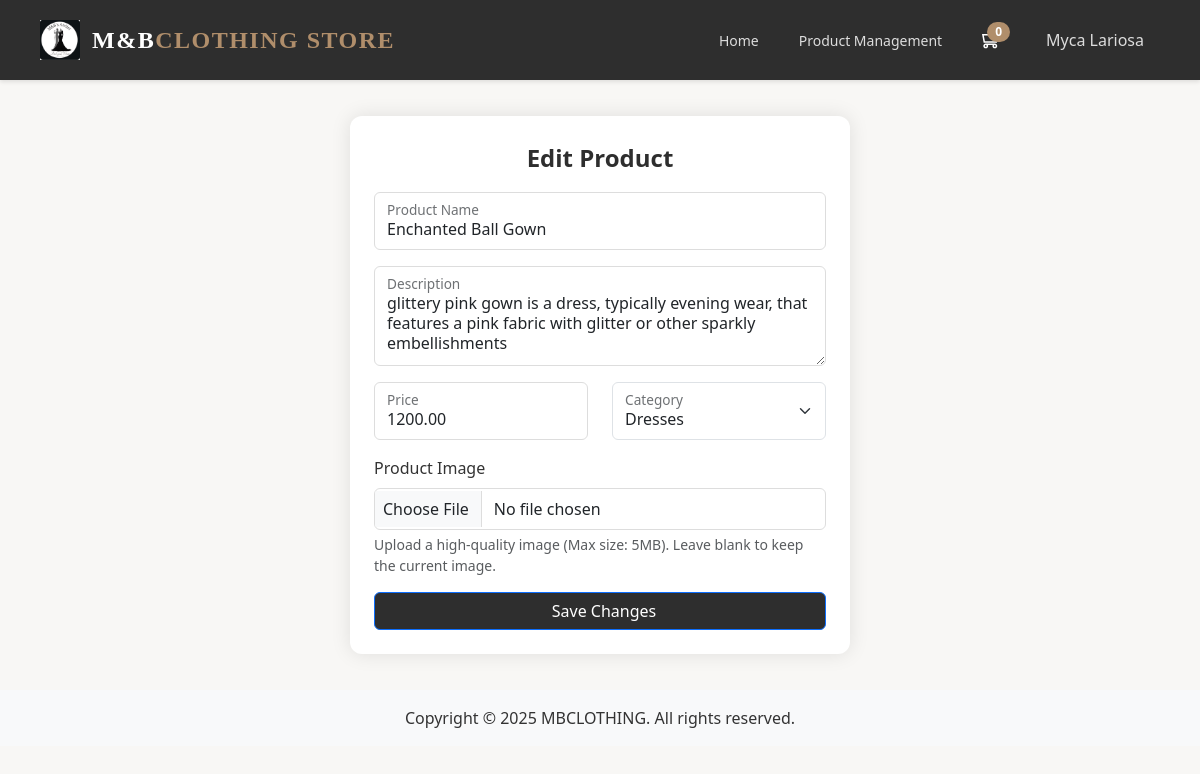
The app's page /edit-product.php?id=1 (signed in) with its own data.
### tables this page shows
CREATE TABLE `products` (
  `id` int(11) NOT NULL,
  `category_id` int(11) NOT NULL,
  `name` varchar(255) NOT NULL,
  `description` text DEFAULT NULL,
  `price` decimal(10,2) NOT NULL,
  `slug` varchar(255) NOT NULL,
  `image_path` varchar(255) DEFAULT NULL,
  `created_at` timestamp NOT NULL DEFAULT current_timestamp(),
  `updated_at` timestamp NOT NULL DEFAULT current_timestamp() ON UPDATE current_timestamp()
);

CREATE TABLE `product_categories` (
  `id` int(11) NOT NULL,
  `name` varchar(255) NOT NULL
);

### app/models/Product.php (called while the page is built, shortened)
<?php
class Product
{
    private $db;
    public function __construct(PDO $db)
    {
        $this->db = $db;
    }
    public function getById($id)
    {
        $sql = "SELECT * FROM products WHERE id = :id";
        $stmt = $this->db->prepare($sql);
        $stmt->execute([':id' => $id]);
        return $stmt->fetch(PDO::FETCH_ASSOC);
    }
}

### app/includes/database.php (called while the page is built, shortened)
<?php
class Database {
    private $host = "localhost";
    private $db_name = "ecommerce";
    private $username = "root";
    private $password = "";
    protected $conn;
    public function __construct() {
        try {
            $this->conn = new \PDO("mysql:host=" . $this->host . ";dbname=" . $this->db_name, $this->username, $this->password);
            $this->conn->setAttribute(\PDO::ATTR_ERRMODE, \PDO::ERRMODE_EXCEPTION);
        } catch (\PDOException $e) {
            die("Connection failed: " . $e->getMessage());
        }
    }
    public function getConnection() {
        return $this->conn;
    }
}

### app/models/Category.php (called while the page is built, shortened)
<?php
class Category extends Database
{
    private $db;
    public function __construct()
    {
        $this->db = $this->getConnection();
    }
    public function getAll()
    {
        $sql = "SELECT * FROM product_categories";
        $stmt = $this->db->prepare($sql);
        $stmt->execute();
        return $stmt->fetchAll(\PDO::FETCH_ASSOC);
    }
}

### edit-product.php (the view, shortened to what this page needs)
<?php
global $db;
$categories = new Category();
$productModel = new Product($db);
$productId = filter_input(INPUT_GET, 'id', FILTER_SANITIZE_NUMBER_INT);
$product = $productModel->getById($productId);
?>
<div class="container">
    <div class="row justify-content-center">
        <div class="col-md-6">
            <div class="form-container">
                <div class="form-title">Edit Product</div>
                <form action="edit-product.php?id=<?php echo $productId; ?>" method="POST" enctype="multipart/form-data">
                    <div class="mb-3">
                        <div class="form-floating">
                            <input type="text" class="form-control" id="product-name" name="name" placeholder="Product Name" value="<?php echo htmlspecialchars($product['name']); ?>" required>
                            <label for="product-name">Product Name</label>
                        </div>
                    </div>
                    <div class="mb-3">
                        <div class="form-floating">
                            <textarea class="form-control" id="product-description" name="description" placeholder="Description" style="height: 100px"><?php echo htmlspecialchars($product['description']); ?></textarea>
                            <label for="product-description">Description</label>
                        </div>
                    </div>
                    <div class="row">
                        <div class="col-md-6 mb-3">
                            <div class="form-floating">
                                <input type="number" step="0.01" class="form-control" id="product-price" name="price" placeholder="Price" value="<?php echo $product['price']; ?>" required>
                                <label for="product-price">Price</label>
                            </div>
                        </div>
                        <div class="col-md-6 mb-3">
                            <div class="form-floating">
                                <select class="form-select" id="product-category" name="category" required>
                                    <?php foreach($categories->getAll() as $category): ?>
                                    <option value="<?php echo $category['id']; ?>" <?php echo $category['id'] == $product['category_id'] ? 'selected' : ''; ?>>
                                        <?php echo $category['name']; ?>
                                    </option>
                                    <?php endforeach; ?>
                                </select>
                                <label for="product-category">Category</label>
                            </div>
                        </div>
                    </div>
                    <div class="mb-3">
                        <div class="form-group">
                            <label for="formFile" class="form-label">Product Image</label>
                            <input class="form-control" type="file" id="formFile" name="image" accept="image/*">
                            <div class="form-text">Upload a high-quality image (Max size: 5MB). Leave blank to keep the current image.</div>
                        </div>
                    </div>
                    <button class="btn btn-primary w-100" type="submit" name="submit">
                        <i class="fas fa-save me-2"></i>Save Changes
                    </button>
                </form>
            </div>
        </div>
    </div>
</div>

### templates/header.php (style rules this page uses)
body { font-family: 'Segoe UI', Tahoma, Geneva, Verdana, sans-serif; background: #f8f7f5; color: #333; margin: 0; padding: 0; padding-top: 80px; }

### edit-product.php (style rules this page uses)
body { font-family: 'Segoe UI', Tahoma, Geneva, Verdana, sans-serif; background: #f8f7f5; color: #333; margin: 0; padding: 0; padding-top: 80px; }
.container { padding: 20px; max-width: 1200px; margin: 0 auto; position: relative; z-index: 1; }
.form-container { background-color: #fff; padding: 1.5rem; border-radius: 12px; box-shadow: 0 0 20px rgba(0,0,0,0.1); margin-top: 1rem; max-width: 500px; margin: 1rem auto; position: relative; z-index: 1; }
.form-title { font-size: 1.5rem; margin-bottom: 1rem; text-align: center; font-weight: 600; color: #2e2e2e; }
.form-control { border: 1px solid #ddd; padding: 8px; border-radius: 6px; }
.btn-primary { background-color: #2e2e2e; }

### records on screen
products: name "Enchanted Ball Gown", description "glittery pink gown is a dress, typically evening wear, that features a pink fabric with glitter or other sparkly embellishments", price "1200.00", category "Dresses"

### other values on screen
countCart() "0"
$_SESSION['user']['name'] "Myca Lariosa"
